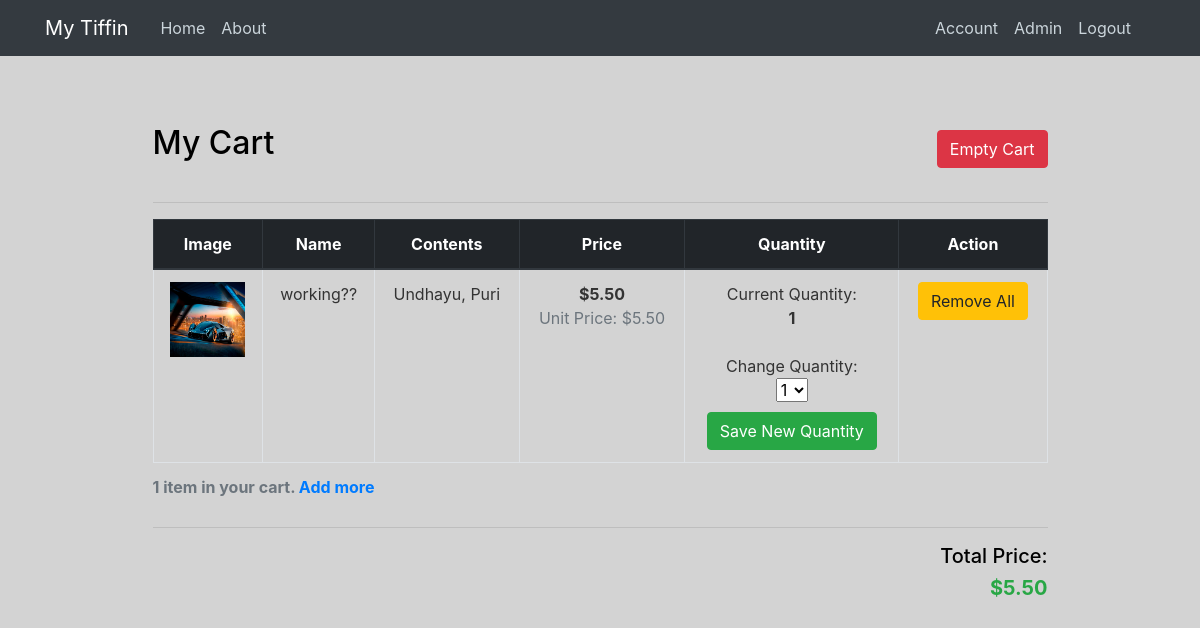
The page /my_cart (signed in) on the database its author committed.
### app/models.py (models this page shows, shortened)
class AdminOrder(db.Model):
    id = db.Column(db.Integer, primary_key=True)
    image_file = db.Column(db.String(200), default="default2.jpg")
    name = db.Column(db.String(200), nullable=False, unique=True)
    contents = db.Column(db.String(100), nullable=False)
    unit_price = db.Column(db.Float, nullable=False)
    date_created = db.Column(db.DateTime, nullable=False, default=datetime.utcnow)
    currently_active_order = db.Column(db.Boolean, default=False)
    admin_id = db.Column(db.Integer, db.ForeignKey('user.id'))
    comments = db.relationship('Comment', backref="order")

### app/routes.py (the view, shortened to what this page needs)
@app.route("/my_cart", methods=["GET", "POST"])
@login_required
def my_cart():
    active_cart = current_cart()
    all_lineitems = Lineitem.query.filter_by(cart_id=active_cart.id).all()
    total_price, products = all_products()
    item_counter = 0
    item_counter = item_count()
    return render_template("my_cart.html", all_lineitems=all_lineitems, total_price=total_price, products=products, item_counter=item_counter)

### app/models.py (called while the page is built)
@login_manager.user_loader
def load_user(user_id):
    return User.query.get(int(user_id))

### app/routes.py (called while the page is built)
def current_cart():
    if current_user.is_authenticated:
        active_cart = Cart.query.filter_by(active=True, buyer_id=current_user.id).first()
        if active_cart:
            active_cart = active_cart
        else:
            active_cart = Cart(total_price=0, active=True, purchase_confirmed=False, purchase_confirmed_date="Purchase not confirmed yet", buyer_id=current_user.id)
            db.session.add(active_cart)
            db.session.commit()
        return active_cart

def item_count():
    if current_user.is_authenticated:
        item_counter = 0
        active_cart = current_cart()
        items = Lineitem.query.filter_by(cart_id=active_cart.id).all()
        if items:
            for item in items:
                item_counter += item.quantity
        else:
            item_counter = 0
        item_counter = item_counter
        return item_counter

def all_products():
    active_cart = current_cart()
    user_items = Lineitem.query.filter_by(cart_id=active_cart.id).all()
    total_price = 0.0
    products = {}
    for item in user_items:
        item_id = item.order_id
        item_quantity_li = item.quantity
        product = AdminOrder.query.filter_by(id=item_id).first()
        products[product] = item_quantity_li
        db.session.commit()
    for item in products:
        total_price += item.unit_price * products[item]
        active_cart.total_price = total_price
        db.session.commit()
    return total_price, products

### app/templates/my_cart.html (shortened to what this page needs)
{% extends "layout.html" %}
    {% block main_content %}
    <section class="h-100">
        <br>
        <div class="container h-100 py-5">
          <div class="row d-flex justify-content-center align-items-center h-100">
            <div class="col-10">
                    <div class="d-flex justify-content-between align-items-center mb-4">
                        <div class="d-flex justify-content-between align-items-center mb-2">
                            <div class="d-flex flex-row align-items-center">
                                <h2 class="mt-1">My Cart</h2>
                            </div>
                        </div>
                        {% if all_lineitems %}
                            <form action="" method="POST" enctype="multipart/form-data">
                                <input id="empty_cart" name="empty_cart" type="hidden" value="empty_cart"><button class="btn btn-danger">Empty Cart</button>
                            </form>
                        {% else %}
                            <a type="button" href="{{ url_for('home') }}" class="btn btn-info">Return Home</a>
                        {% endif %}
                    </div>
                    {% if all_lineitems %}
                    <hr>
                    <table class="table table-hover table-bordered">
                        {% if item_counter == 1 %}
                            <caption><b>{{ item_counter }} item in your cart. <a href="{{ url_for('home') }}">Add more</a></b></caption>
                        {% else %}
                            <caption><b>{{ item_counter }} items in your cart. <a href="{{ url_for('home') }}">Add more</a></b></caption>
                        {% endif %}
                        <thead class="thead-dark">
                          <tr>
                            <th class="text-center" scope="col">Image</th>
                            <th class="text-center" scope="col">Name</th>
                            <th class="text-center" scope="col">Contents</th>
                            <th class="text-center" scope="col">Price</th>
                            <th class="text-center" scope="col">Quantity</th>
                            <th class="text-center" scope="col">Action</th>
                          </tr>
                        </thead>
                        <tbody>
                            {% for item in products %}
                                <tr>
                                    <td class="text-center"><img src="{{ item.image_file }}" alt="Product image" width="75px" height="75px"></td>
                                    <td class="text-center">{{ item.name }}<br></td>
                                    <td class="text-center">{{ item.contents }}</td>
                                    <td class="text-center">
                                        <b>{{ "${:,.2f}".format(item.unit_price * products[item]) }}</b>
                                        <p class="text-muted">Unit Price: {{ "${:,.2f}".format(item.unit_price) }}</p>
                                    </td>
                                    <td class="text-center">
                                        Current Quantity: <br><b>{{ products[item] }}</b>
                                            <br>
                                            <br>
                                            Change Quantity:
                                            <form method="POST" action="">
                                                <select id="new_quantity_input" name="new_quantity_input" size="1">
                                                    <option value="1">1</option>
                                                </select>
                                                <br>
                                                <div style="padding-top: 10px;">
                                                    <button class="btn btn-success">Save New Quantity</button>
                                                </div>
                                            </form>
                                    </td>
                                    <td class="text-center">
                                        <form action="" method="POST" enctype="multipart/form-data">
                                            <input id="deleteallofproduct" name="deleteallofproduct" type="hidden" value="{{ item.name }}"><button class="btn btn-warning">Remove All</button>
                                        </form>
                                    </td>
                                </tr>
                            {% endfor %}
                        </tbody>
                      </table>
                        <div class="text-right">
                            <hr>
                            <h5>Total Price:</h5><h5 class="text-success"><b>{{ "${:,.2f}".format(total_price) }}</b></h5>
                        </div>
                    {% else %}
                        <hr>
                        <h5 class="text-center">You have not added anything to your cart yet. <a href="{{ url_for('home') }}">Add items.</a></h5>
                    {% endif %}
            </div>
          </div>
        </div>
      </section>
    {% endblock main_content %}

### app/static/main.css (style rules this page uses)
body { background: lightgrey; color: #333333; }
h1, h2, h3, h4, h5, h6 { color: black; }

### rows shown on the page
AdminOrder: image_file (picture), name "working??", contents "Undhayu, Puri", item.unit_price*products[item] "$5.50", unit_price "$5.50", products "1"

### other values the page prints
{{ item_counter }} "1"
{{ "${:,.2f}".format(total_price) }} "$5.50"
